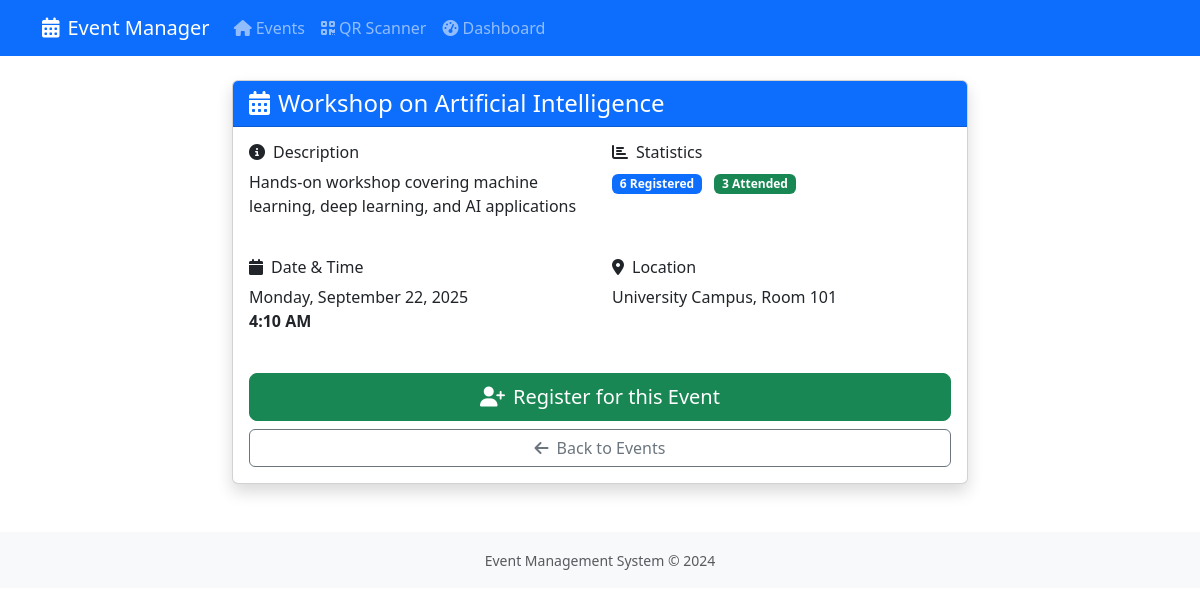
/event/2/, run on the app's committed database.
### events/models.py (models this page shows, shortened)
class Event(models.Model):
    name = models.CharField(max_length=200)
    description = models.TextField(blank=True)
    date = models.DateTimeField()
    location = models.CharField(max_length=200)
    created_at = models.DateTimeField(auto_now_add=True)
    is_active = models.BooleanField(default=True)
    @property
    def total_registrations(self):
        return self.registrations.count()
    @property
    def total_attendance(self):
        return self.registrations.filter(attendance__isnull=False).count()

### events/views.py (the view)
# urls.py: path('event/<int:event_id>/', views.event_detail, name='event_detail'),
def event_detail(request, event_id):
    event = get_object_or_404(Event, id=event_id)
    return render(request, 'events/event_detail.html', {'event': event})

### templates/events/event_detail.html (shortened to what this page needs)
{% extends 'base.html' %}
{% block content %}
<div class="row justify-content-center">
    <div class="col-md-8">
        <div class="card shadow">
            <div class="card-header bg-primary text-white">
                <h4 class="mb-0"><i class="fas fa-calendar-alt me-2"></i>{{ event.name }}</h4>
            </div>
            <div class="card-body">
                <div class="row mb-4">
                    <div class="col-md-6">
                        <h6><i class="fas fa-info-circle me-2"></i>Description</h6>
                        <p>{{ event.description|default:"No description available." }}</p>
                    </div>
                    <div class="col-md-6">
                        <h6><i class="fas fa-chart-bar me-2"></i>Statistics</h6>
                        <p>
                            <span class="badge bg-primary me-2">{{ event.total_registrations }} Registered</span>
                            <span class="badge bg-success">{{ event.total_attendance }} Attended</span>
                        </p>
                    </div>
                </div>
                <div class="row mb-4">
                    <div class="col-md-6">
                        <h6><i class="fas fa-calendar me-2"></i>Date & Time</h6>
                        <p>{{ event.date|date:"l, F j, Y" }}<br>
                        <strong>{{ event.date|date:"g:i A" }}</strong></p>
                    </div>
                    <div class="col-md-6">
                        <h6><i class="fas fa-map-marker-alt me-2"></i>Location</h6>
                        <p>{{ event.location }}</p>
                    </div>
                </div>
                {% if event.is_active %}
                    <div class="d-grid gap-2">
                        <a href="{% url 'register' event.id %}" class="btn btn-success btn-lg">
                            <i class="fas fa-user-plus me-2"></i>Register for this Event
                        </a>
                        <a href="{% url 'home' %}" class="btn btn-outline-secondary">
                            <i class="fas fa-arrow-left me-2"></i>Back to Events
                        </a>
                    </div>
                {% else %}
                    <div class="alert alert-warning">
                        <i class="fas fa-exclamation-triangle me-2"></i>
                        This event is no longer accepting registrations.
                    </div>
                {% endif %}
            </div>
        </div>
    </div>
</div>
{% endblock %}

### data on the page
Event: name "Workshop on Artificial Intelligence", description "Hands-on workshop covering machine learning, deep learning, and AI applications", total_registrations "6", total_attendance "3", date "Monday, September 22, 2025", date "4:10 AM", location "University Campus, Room 101"
